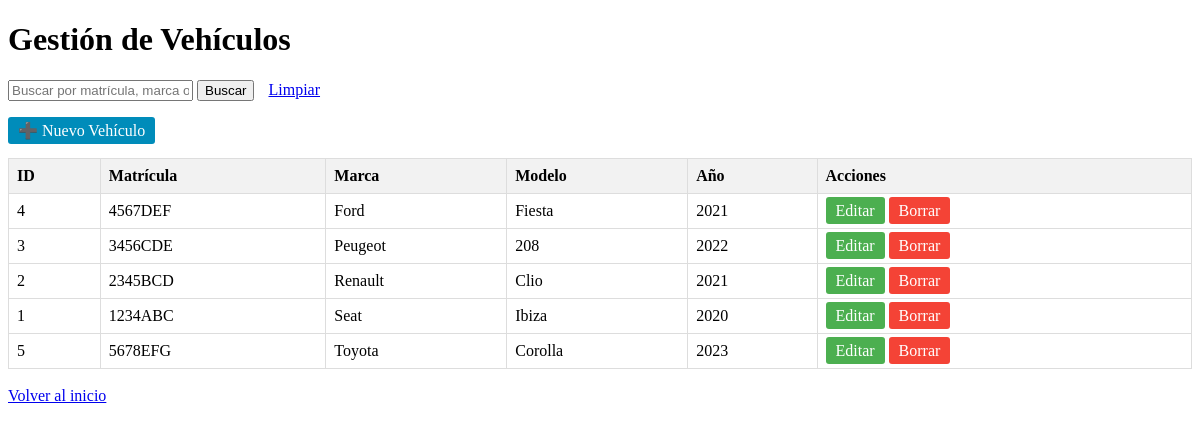
/vehiculos.php, run on the app's committed database.
### tables this page shows
CREATE TABLE vehiculos (
    id INT AUTO_INCREMENT PRIMARY KEY,
    matricula VARCHAR(10) UNIQUE NOT NULL,
    marca VARCHAR(50) NOT NULL,
    modelo VARCHAR(50) NOT NULL,
    anyo INT,
    borrado BOOLEAN DEFAULT FALSE
);

### vehiculos.php (the view, shortened to what this page needs)
<?php
require_once 'config.php';
$search = isset($_GET['search']) ? $_GET['search'] : '';
$sql = "SELECT * FROM vehiculos WHERE borrado = FALSE";
$params = [];
$sql .= " ORDER BY marca, modelo";
$stmt = $pdo->prepare($sql);
$stmt->execute($params);
$vehiculos = $stmt->fetchAll(PDO::FETCH_ASSOC);
?>
<!DOCTYPE html>
<html>
<head>
</head>
<body>
    <h1>Gestión de Vehículos</h1>
    <div class="search-box">
        <form method="GET">
            <input type="text" name="search" placeholder="Buscar por matrícula, marca o modelo" value="<?php echo htmlspecialchars($search); ?>">
            <button type="submit">Buscar</button>
            <a href="vehiculos.php" style="margin-left: 10px;">Limpiar</a>
        </form>
    </div>
    <a href="vehiculo_form.php" class="btn btn-add">➕ Nuevo Vehículo</a>
    <br><br>
    <table>
        <tr>
            <th>ID</th>
            <th>Matrícula</th>
            <th>Marca</th>
            <th>Modelo</th>
            <th>Año</th>
            <th>Acciones</th>
        </tr>
        <?php foreach ($vehiculos as $vehiculo): ?>
        <tr>
            <td><?php echo $vehiculo['id']; ?></td>
            <td><?php echo htmlspecialchars($vehiculo['matricula']); ?></td>
            <td><?php echo htmlspecialchars($vehiculo['marca']); ?></td>
            <td><?php echo htmlspecialchars($vehiculo['modelo']); ?></td>
            <td><?php echo $vehiculo['anyo']; ?></td>
            <td>
                <a href="vehiculo_form.php?id=<?php echo $vehiculo['id']; ?>" class="btn btn-edit">Editar</a>
                <a href="vehiculo_borrar.php?id=<?php echo $vehiculo['id']; ?>" class="btn btn-delete" onclick="return confirm('¿Estás seguro?')">Borrar</a>
            </td>
        </tr>
        <?php endforeach; ?>
    </table>
    <br>
    <a href="index.php">Volver al inicio</a>
</body>
</html>

### vehiculos.php (style rules this page uses)
table { border-collapse: collapse; width: 100%; }
th, td { border: 1px solid #ddd; padding: 8px; text-align: left; }
th { background-color: #f2f2f2; }
.btn { padding: 5px 10px; text-decoration: none; color: white; border-radius: 3px; }
.btn-edit { background-color: #4CAF50; }
.btn-delete { background-color: #f44336; }
.btn-add { background-color: #008CBA; }
.search-box { margin-bottom: 20px; }

### data on the page
vehiculos: id "4", matricula "4567DEF", marca "Ford", modelo "Fiesta", anyo "2021"
vehiculos: id "3", matricula "3456CDE", marca "Peugeot", modelo "208", anyo "2022"
vehiculos: id "2", matricula "2345BCD", marca "Renault", modelo "Clio", anyo "2021"
vehiculos: id "1", matricula "1234ABC", marca "Seat", modelo "Ibiza", anyo "2020"
vehiculos: id "5", matricula "5678EFG", marca "Toyota", modelo "Corolla", anyo "2023"
